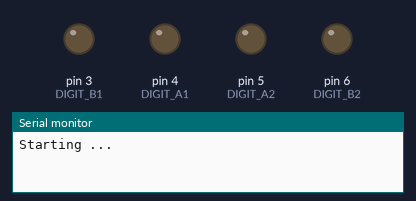
Recording of a sketch running on a simulated Arduino Uno, built with avr-gcc and run on an emulated ATmega328P. Parts: output pins drawn as LEDs (lit = HIGH), the last lines printed to the serial monitor.

Above: at 0.1 s.
At 4.6 s:
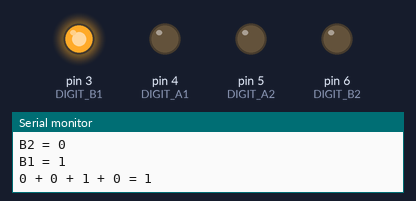
At 8.1 s:
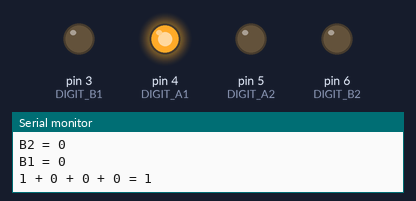
At 18.6 s:
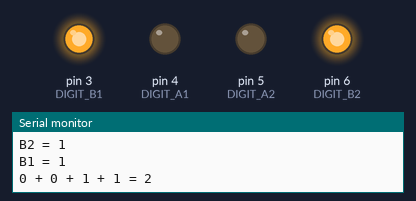
At 25.6 s:
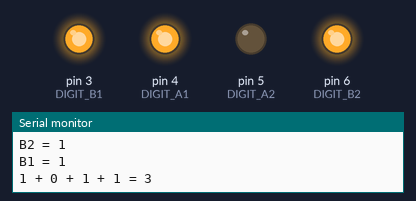
At 36.1 s:
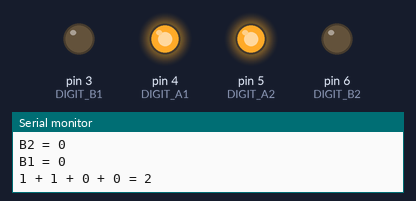
Timing chart, 0 to 40.0 s (numbered marks = the images above):
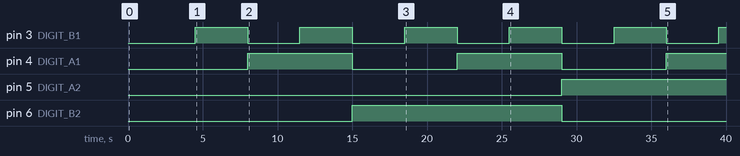

Measured:
- by itself, pin 3 (DIGIT_B1): alternates HIGH for 3.5 s and LOW for 3.5 s
- by itself, pin 4 (DIGIT_A1): alternates HIGH for 7.0 s and LOW for 7.0 s
- by itself, pin 5 (DIGIT_A2): LOW → HIGH at 29.0 s
- by itself, pin 6 (DIGIT_B2): LOW → HIGH at 15.0 s, → LOW 14.0 s later

The sketch:

2-bit-adder.ino
```cpp
// Created on: Jan 2024
// Created by: Mikey Gloriani
// This is a 2 bit adder with arduino


const int DIGIT_B2 = 6;
const int DIGIT_A2 = 5;
const int DIGIT_A1 = 4;
const int DIGIT_B1 = 3;

void setup()
{
  // setup serial output
  Serial.begin(9600);
  // set pin mode to output

  pinMode(DIGIT_A1, OUTPUT);
  pinMode(DIGIT_B1, OUTPUT);
  pinMode(DIGIT_A2, OUTPUT);
  pinMode(DIGIT_B2, OUTPUT);

  // set all pins to "0)
  digitalWrite(DIGIT_A1, 0); //LOW and HIGH just reference 0 & 1
  digitalWrite(DIGIT_B1, 0);
  digitalWrite(DIGIT_A2, 0);
  digitalWrite(DIGIT_B2, 0);

  // loop over the inputs
  Serial.print("Starting ... \n\n");
  delay(1000); // Wait for 1000 millisecond(s)
   for (int twosA = 0; twosA <= 1; ++twosA) {
    digitalWrite(DIGIT_A2, twosA);
     for (int twosB = 0; twosB <= 1; ++twosB) {
      digitalWrite(DIGIT_B2, twosB);
     for (int onesA = 0; onesA <= 1; ++onesA) {
      digitalWrite(DIGIT_A1, onesA);
       for (int onesB = 0; onesB <= 1; ++onesB) {
        digitalWrite(DIGIT_B1, onesB);


      Serial.print("A2 = " + String(twosA) + "\n");
      Serial.print("A1 = " + String(onesA) + "\n");
      Serial.print("B2 = " + String(twosB) + "\n");
      Serial.print("B1 = " + String(onesB) + "\n");
      Serial.print(String(onesA) + " + " + String(twosA) + " + " + String(onesB) + " + " + String(twosB) + " = " + String(onesA + onesB + twosB + twosA) + "\n\n");
      delay(3500); // Wait for 2000 millisecond(s)
         }
       }
     }
   }
 }

void loop()
{
  // Done
  Serial.print("\nDone. \n");
  delay(10000); // Wait for 10000 millisecond(s)
}
```
